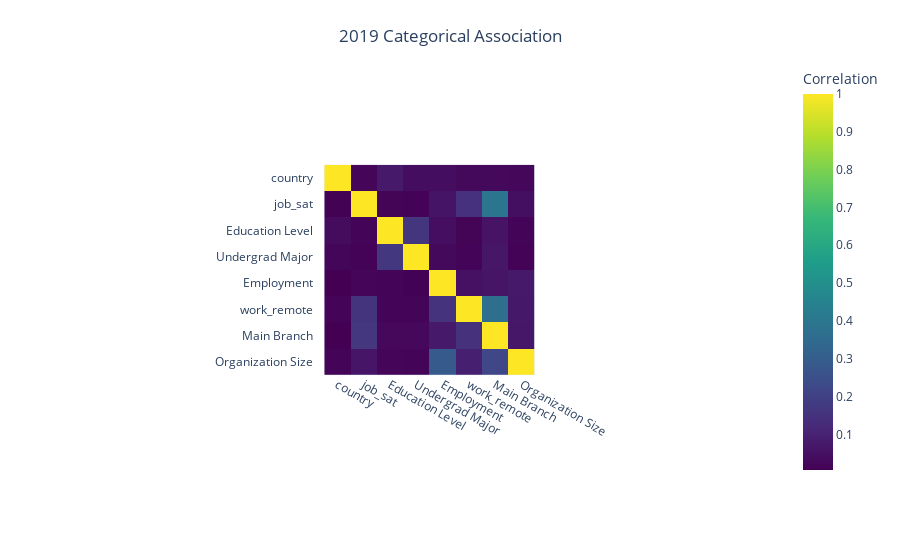

Notebook code cell kept with this figure:
### Code cell
fig = px.imshow(
    corr, color_continuous_scale='Viridis',
    labels={'color': 'Correlation', 'x': 'Category', 'y': 'Category'}
)

fig.update_layout(
    title=dict(
        text= "2019 Categorical Association",
        x=0.5,
        xanchor='center',
        yanchor='top'
    ),
    xaxis=dict(title=''),
    yaxis=dict(
        title='',
        zeroline=False,
        ticks= "outside", 
        tickcolor= 'white', 
        ticklen= 8,
    ),
)

fig.show()

### Figure 1 — Plotly figure (JSON) as saved in the notebook; plotly's stock layout.template omitted (floating-point values rounded to 4 significant figures)
{"data": [{"coloraxis": "coloraxis", "hovertemplate": "Category: %{x}<br>Category: %{y}<br>Correlation: %{z}<extra></extra>", "type": "heatmap", "x": ["country", "job_sat", "Education Level", "Undergrad Major", "Employment", "work_remote", "Main Branch", "Organization Size"], "y": ["country", "job_sat", "Education Level", "Undergrad Major", "Employment", "work_remote", "Main Branch", "Organization Size"], "z": [[1, 0.01947, 0.07245, 0.03929, 0.03911, 0.0269, 0.02816, 0.02325], [0.009293, 1, 0.01564, 0.01235, 0.05975, 0.1472, 0.3969, 0.04626], [0.03294, 0.01489, 1, 0.1589, 0.0427, 0.01584, 0.05772, 0.01435], [0.01898, 0.0125, 0.1688, 1, 0.02698, 0.01372, 0.06472, 0.01081], [0.006431, 0.02058, 0.01544, 0.009184, 1, 0.04993, 0.06167, 0.07362], [0.01354, 0.1553, 0.01754, 0.0143, 0.1529, 1, 0.3671, 0.07076], [0.005599, 0.1653, 0.02525, 0.02664, 0.07458, 0.145, 1, 0.06826], [0.01497, 0.06239, 0.02032, 0.01441, 0.2883, 0.09048, 0.221, 1]]}], "layout": {"autosize": true, "coloraxis": {"colorbar": {"title": {"text": "Correlation"}}, "colorscale": [[0, "#440154"], [0.1111, "#482878"], [0.2222, "#3e4989"], [0.3333, "#31688e"], [0.4444, "#26828e"], [0.5556, "#1f9e89"], [0.6667, "#35b779"], [0.7778, "#6ece58"], [0.8889, "#b5de2b"], [1, "#fde725"]]}, "margin": {"t": 60}, "title": {"text": "2019 Categorical Association", "x": 0.5, "xanchor": "center", "yanchor": "top"}, "xaxis": {"autorange": true, "constrain": "domain", "domain": [0.3495, 0.6505], "range": [-0.5, 7.5], "scaleanchor": "y", "title": {"text": ""}, "type": "category"}, "yaxis": {"autorange": true, "constrain": "domain", "domain": [0, 1], "range": [7.5, -0.5], "tickcolor": "white", "ticklen": 8, "ticks": "outside", "title": {"text": ""}, "type": "category", "zeroline": false}}}
